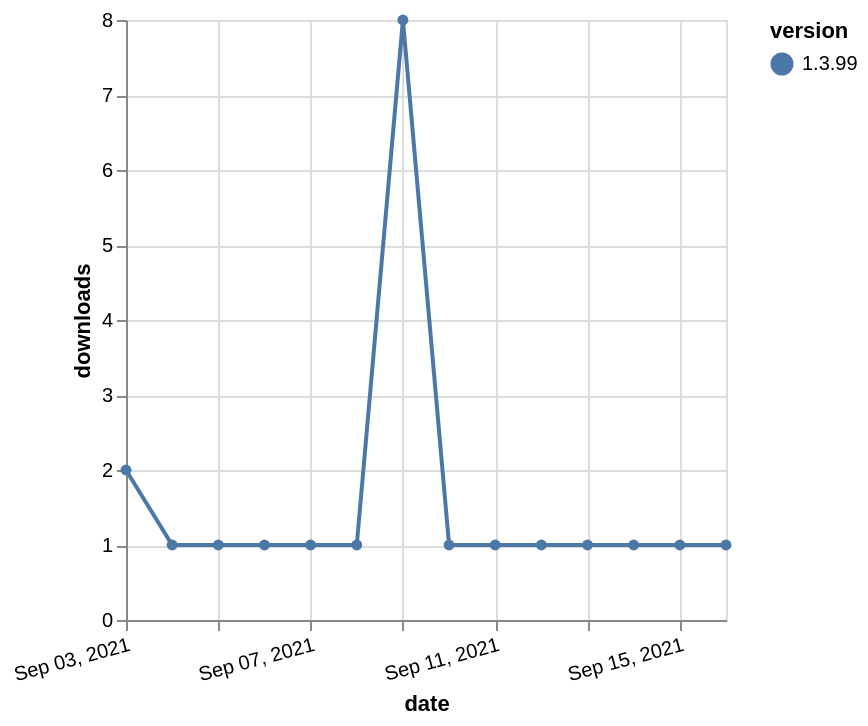

Describe this chart as a Vega-Lite specification.
### Vega-Lite specification from a JSON file in a GitHub repository (floating-point values rounded to 4 significant figures)
{"$schema": "https://vega.github.io/schema/vega-lite/v5.json", "description": "A simple bar chart with embedded data.", "data": {"values": [{"date": "2021-09-03", "total": 499, "delta": 2, "version": "1.3.99"}, {"date": "2021-09-04", "total": 500, "delta": 1, "version": "1.3.99"}, {"date": "2021-09-05", "total": 501, "delta": 1, "version": "1.3.99"}, {"date": "2021-09-06", "total": 502, "delta": 1, "version": "1.3.99"}, {"date": "2021-09-07", "total": 503, "delta": 1, "version": "1.3.99"}, {"date": "2021-09-08", "total": 504, "delta": 1, "version": "1.3.99"}, {"date": "2021-09-09", "total": 512, "delta": 8, "version": "1.3.99"}, {"date": "2021-09-10", "total": 513, "delta": 1, "version": "1.3.99"}, {"date": "2021-09-11", "total": 514, "delta": 1, "version": "1.3.99"}, {"date": "2021-09-12", "total": 515, "delta": 1, "version": "1.3.99"}, {"date": "2021-09-13", "total": 516, "delta": 1, "version": "1.3.99"}, {"date": "2021-09-14", "total": 517, "delta": 1, "version": "1.3.99"}, {"date": "2021-09-15", "total": 518, "delta": 1, "version": "1.3.99"}, {"date": "2021-09-16", "total": 519, "delta": 1, "version": "1.3.99"}]}, "width": "container", "mark": {"type": "line", "point": {"filled": true}}, "encoding": {"x": {"field": "date", "type": "temporal", "timeUnit": "yearmonthdate", "title": "date", "axis": {"labelAngle": -15}}, "y": {"field": "delta", "type": "quantitative", "title": "downloads"}, "color": {"field": "version", "type": "nominal"}, "tooltip": {"field": "delta"}}}
